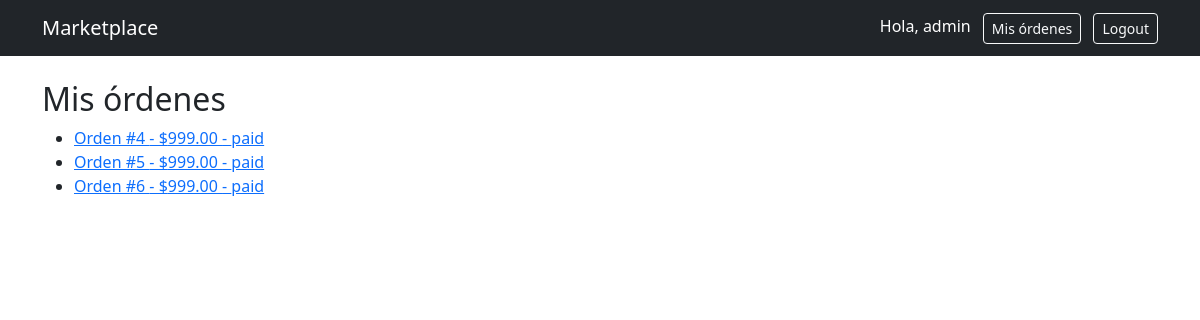
/orders/ (signed in), run on an earlier commit of the app's database.
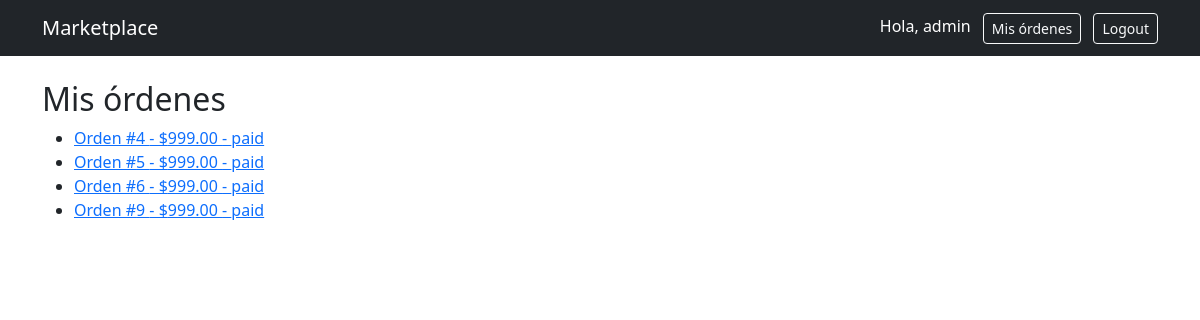
And on a later commit of the database.
### orders/models.py (models this page shows, shortened)
class Order(models.Model):
    STATUS_CHOICES = (
        ('pending', 'Pending'),
        ('paid', 'Paid'),
        ('shipped', 'Shipped'),
    )
    user = models.ForeignKey(User, on_delete=models.CASCADE)
    status = models.CharField(max_length=10, choices=STATUS_CHOICES, default='pending')
    total = models.DecimalField(max_digits=10, decimal_places=2)
    shipping_address = models.TextField()
    tracking_number = models.CharField(max_length=100, blank=True, null=True)

### orders/views.py (the view)
# urls.py: path('', views.order_list, name='order_list'),
@login_required
def order_list(request):
    orders = Order.objects.filter(user=request.user)
    return render(request, 'orders/list.html', {'orders': orders})

### orders/templates/orders/list.html
{% extends "base.html" %}
{% block content %}
<h2>Mis órdenes</h2>
<ul>
    {% for order in orders %}
        <li>
            <a href="{% url 'order_detail' order.id %}">
                Orden #{{ order.id }} - ${{ order.total }} - {{ order.status }}
            </a>
        </li>
    {% empty %}
        <li>No tienes órdenes</li>
    {% endfor %}
</ul>
{% endblock %}

What changed in the data, as far as the page shows it:
added Order: id "9", total "999.00", status "paid"
